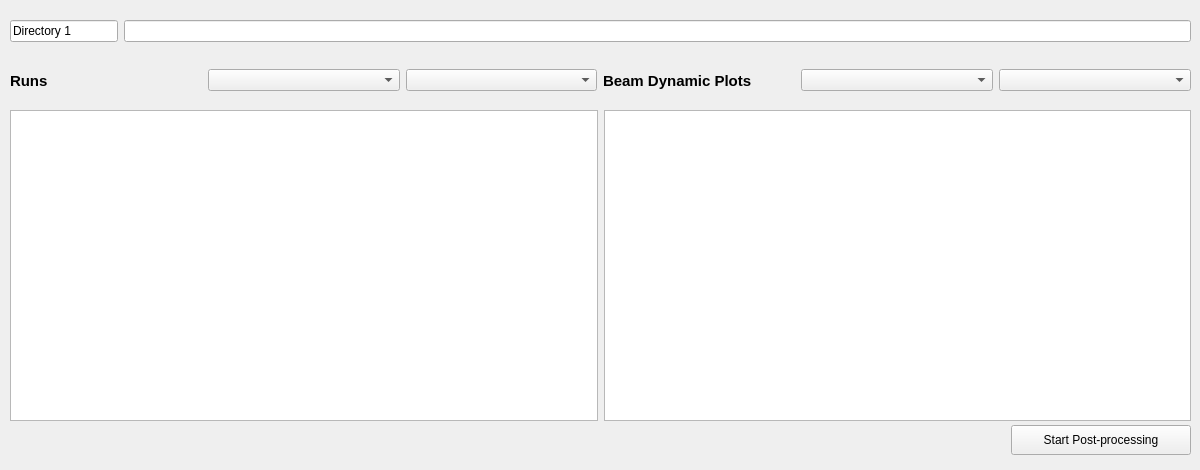
      <widget class="QWidget" name="post_tab">
       <attribute name="title">
        <string>Post-Processing</string>
       </attribute>
       <widget class="QWidget" name="formLayoutWidget_2">
        <property name="geometry">
         <rect>
          <x>10</x>
          <y>20</y>
          <width>1181</width>
          <height>41</height>
         </rect>
        </property>
        <layout class="QFormLayout" name="directory_post_layout">
         <item row="0" column="0">
          <widget class="QLineEdit" name="directory_post_label">
           <property name="text">
            <string>Directory 1</string>
           </property>
          </widget>
         </item>
         <item row="0" column="1">
          <widget class="QLineEdit" name="directory_post_line_edit"/>
         </item>
        </layout>
       </widget>
       <widget class="QWidget" name="gridLayoutWidget">
        <property name="geometry">
         <rect>
          <x>10</x>
          <y>110</y>
          <width>1181</width>
          <height>311</height>
         </rect>
        </property>
        <layout class="QGridLayout" name="graphics_post_layout">
         <item row="0" column="1">
          <widget class="QGraphicsView" name="graphics_post_graphics_view_1"/>
         </item>
         <item row="0" column="0">
          <widget class="QGraphicsView" name="graphics_post_graphics_view_2"/>
         </item>
        </layout>
       </widget>
       <widget class="QWidget" name="horizontalLayoutWidget">
        <property name="geometry">
         <rect>
          <x>10</x>
          <y>60</y>
          <width>1181</width>
          <height>41</height>
         </rect>
        </property>
        <layout class="QHBoxLayout" name="options_post_layout">
         <item>
          <widget class="QLabel" name="options_post_runs_label">
           <property name="font">
            <font>
             <pointsize>11</pointsize>
             <weight>75</weight>
             <bold>true</bold>
            </font>
           </property>
           <property name="text">
            <string>Runs</string>
           </property>
          </widget>
         </item>
         <item>
          <widget class="QComboBox" name="directory_post_combo_box"/>
         </item>
         <item>
          <widget class="QComboBox" name="directory_post_combo_box_2"/>
         </item>
         <item>
          <widget class="QLabel" name="options_post_plot_label">
           <property name="font">
            <font>
             <pointsize>11</pointsize>
             <weight>75</weight>
             <bold>true</bold>
            </font>
           </property>
           <property name="text">
            <string>Beam Dynamic Plots</string>
           </property>
          </widget>
         </item>
         <item>
          <widget class="QComboBox" name="directory_post_combo_box_4"/>
         </item>
         <item>
          <widget class="QComboBox" name="directory_post_combo_box_3"/>
         </item>
        </layout>
       </widget>
       <widget class="QWidget" name="gridLayoutWidget_6">
        <property name="geometry">
         <rect>
          <x>10</x>
          <y>420</y>
          <width>1181</width>
          <height>41</height>
         </rect>
        </property>
        <layout class="QGridLayout" name="runButton_post_layout">
         <item row="0" column="1">
          <widget class="QPushButton" name="runButton_post">
           <property name="minimumSize">
            <size>
             <width>180</width>
             <height>30</height>
            </size>
           </property>
           <property name="text">
            <string>Start Post-processing</string>
           </property>
          </widget>
         </item>
         <item row="0" column="0">
          <spacer name="horizontalSpacer">
           <property name="orientation">
            <enum>Qt::Horizontal</enum>
           </property>
           <property name="sizeHint" stdset="0">
            <size>
             <width>40</width>
             <height>20</height>
            </size>
           </property>
          </spacer>
         </item>
        </layout>
       </widget>
      </widget>
